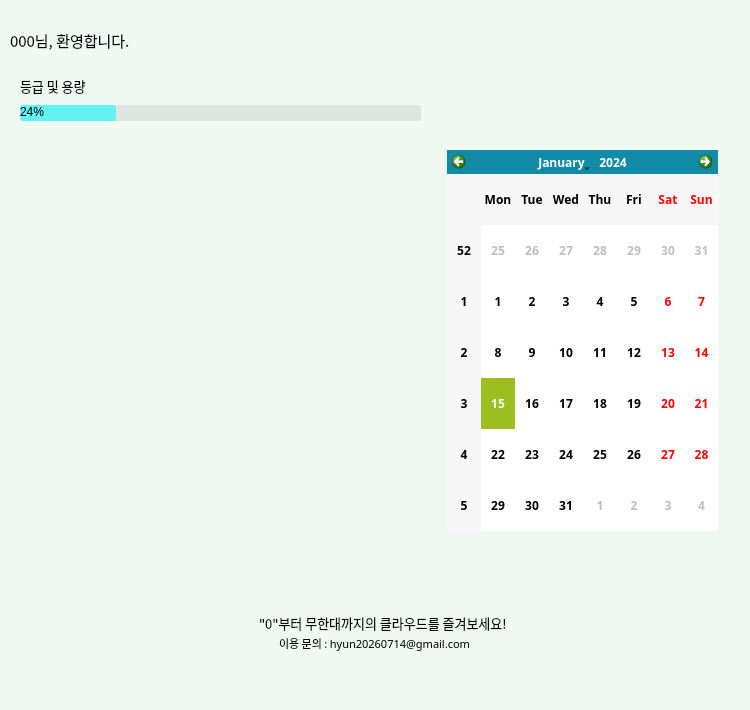
<?xml version="1.0" encoding="UTF-8"?>
<ui version="4.0">
 <class>contentWidget</class>
 <widget class="QWidget" name="contentWidget">
  <property name="geometry">
   <rect>
    <x>0</x>
    <y>0</y>
    <width>750</width>
    <height>710</height>
   </rect>
  </property>
  <property name="windowTitle">
   <string>Form</string>
  </property>
  <property name="styleSheet">
   <string notr="true">QWidget#contentWidget {
    background-color: #EFF8F1; /* 원하는 배경색 */
}

/* 2. 캘린더 위젯(QCalendarWidget)은 스타일 상속을 받지 않도록 별도로 기본 배경색 지정 */
QCalendarWidget {
    background-color: #FFFFFF; 
	border-radius: 3px;
}

QCalendarWidget QWidget#qt_calendar_navigationbar {
    background-color: #128BA6; /* 원하는 파란색 코드로 변경 가능 */
}

QCalendarWidget QAbstractItemView:enabled {
    selection-background-color: #9CBF1F; /* 선택된 날짜의 배경색 (파란색) */
    selection-color: #FFFFFF;            /* 선택된 날짜의 글자색 (흰색) */
}

</string>
  </property>
  <widget class="QLabel" name="label">
   <property name="geometry">
    <rect>
     <x>10</x>
     <y>30</y>
     <width>391</width>
     <height>21</height>
    </rect>
   </property>
   <property name="font">
    <font>
     <family>나눔스퀘어</family>
     <pointsize>11</pointsize>
    </font>
   </property>
   <property name="text">
    <string>000님, 환영합니다.</string>
   </property>
  </widget>
  <widget class="QProgressBar" name="progressBar">
   <property name="geometry">
    <rect>
     <x>20</x>
     <y>105</y>
     <width>401</width>
     <height>16</height>
    </rect>
   </property>
   <property name="styleSheet">
    <string notr="true">QProgressBar {
                background-color: #DCE5DE;
                border: none;
                border-radius: 3px;
            }
            QProgressBar::chunk {
                background-color: #63F2F2;
                border-radius: 3px;
            }</string>
   </property>
   <property name="value">
    <number>24</number>
   </property>
  </widget>
  <widget class="QLabel" name="label_bar_name">
   <property name="geometry">
    <rect>
     <x>20</x>
     <y>75</y>
     <width>381</width>
     <height>21</height>
    </rect>
   </property>
   <property name="font">
    <font>
     <family>나눔스퀘어</family>
     <pointsize>10</pointsize>
    </font>
   </property>
   <property name="text">
    <string>등급 및 용량</string>
   </property>
  </widget>
  <widget class="QLabel" name="label_3">
   <property name="geometry">
    <rect>
     <x>17</x>
     <y>150</y>
     <width>210</width>
     <height>100</height>
    </rect>
   </property>
   <property name="text">
    <string/>
   </property>
   <property name="pixmap">
    <pixmap>../source/image/ad_1.png</pixmap>
   </property>
   <property name="scaledContents">
    <bool>true</bool>
   </property>
  </widget>
  <widget class="QLabel" name="label_4">
   <property name="geometry">
    <rect>
     <x>17</x>
     <y>260</y>
     <width>210</width>
     <height>271</height>
    </rect>
   </property>
   <property name="text">
    <string/>
   </property>
   <property name="pixmap">
    <pixmap>../source/image/ad_2.png</pixmap>
   </property>
   <property name="scaledContents">
    <bool>true</bool>
   </property>
  </widget>
  <widget class="QCalendarWidget" name="calendarWidget">
   <property name="geometry">
    <rect>
     <x>447</x>
     <y>150</y>
     <width>271</width>
     <height>381</height>
    </rect>
   </property>
   <property name="font">
    <font>
     <family>나눔스퀘어</family>
     <bold>true</bold>
    </font>
   </property>
   <property name="styleSheet">
    <string notr="true"/>
   </property>
  </widget>
  <widget class="QLabel" name="label_5">
   <property name="geometry">
    <rect>
     <x>239</x>
     <y>150</y>
     <width>185</width>
     <height>101</height>
    </rect>
   </property>
   <property name="text">
    <string/>
   </property>
   <property name="pixmap">
    <pixmap>../source/image/ad_3.png</pixmap>
   </property>
   <property name="scaledContents">
    <bool>true</bool>
   </property>
  </widget>
  <widget class="QLabel" name="label_6">
   <property name="geometry">
    <rect>
     <x>239</x>
     <y>260</y>
     <width>185</width>
     <height>271</height>
    </rect>
   </property>
   <property name="text">
    <string/>
   </property>
   <property name="pixmap">
    <pixmap>../source/image/ad_4.png</pixmap>
   </property>
   <property name="scaledContents">
    <bool>true</bool>
   </property>
  </widget>
  <widget class="QLabel" name="label_bar_name_2">
   <property name="geometry">
    <rect>
     <x>259</x>
     <y>612</y>
     <width>381</width>
     <height>21</height>
    </rect>
   </property>
   <property name="font">
    <font>
     <family>나눔스퀘어</family>
     <pointsize>10</pointsize>
    </font>
   </property>
   <property name="text">
    <string>&quot;0&quot;부터 무한대까지의 클라우드를 즐겨보세요!</string>
   </property>
  </widget>
  <widget class="QLabel" name="label_bar_name_3">
   <property name="geometry">
    <rect>
     <x>279</x>
     <y>633</y>
     <width>221</width>
     <height>21</height>
    </rect>
   </property>
   <property name="font">
    <font>
     <family>나눔스퀘어</family>
     <pointsize>8</pointsize>
    </font>
   </property>
   <property name="text">
    <string>이용 문의 : hyun20260714@gmail.com</string>
   </property>
  </widget>
 </widget>
 <resources/>
 <connections/>
</ui>
